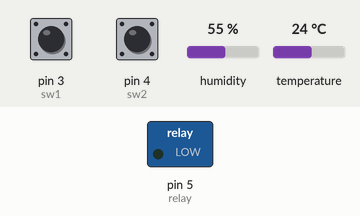
A sketch run on a simulated Arduino Uno, built with avr-gcc and run on an emulated ATmega328P. Parts: switched loads named in the sketch (green lamp = pin HIGH). The test bench sets the inputs (shaded band); at power-on: temperature 24 °C, pin 3 (sw1) LOW, pin 4 (sw2) LOW, humidity 55 %. What the sketch prints to the serial monitor is not drawn.

Above: at 2.8 s.
2.9 s: temperature set to 38 °C
5.2 s: temperature set to 41 °C
At 7.0 s:
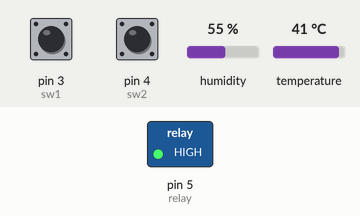
7.5 s: temperature set to 12 °C
At 9.4 s:
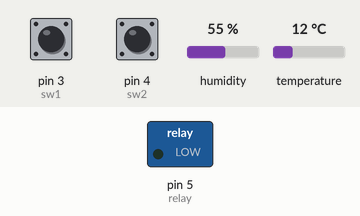
Timing chart, 0 to 10.9 s (numbered marks = the images above; inputs shaded):
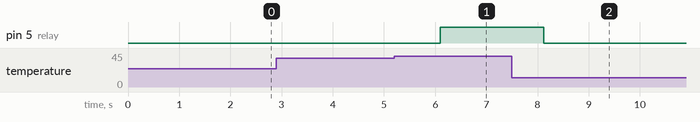

Measured:
- the behaviour switches between 39 and 40 °C on temperature (found by bisection; images 0 and 1)
- after the input at 2.9 s, every drawn part: stays the same
- after the input at 5.2 s, pin 5 (relay): LOW → HIGH after 0.90 s
- after the input at 7.5 s, pin 5 (relay): HIGH → LOW after 0.62 s

The sketch:

codedht.ino
```cpp
#include"DHT.h"
#define relay 5
#define sw1 3
#define sw2 4
#define pin_DHT 2
#define DHTTYPE DHT11
DHT dht(pin_DHT,DHTTYPE);
int buttonstate1 =0;
int buttonstate2=0;
int temp_max=40;
unsigned long previousMillis=0;
long interval=10000;
int temperature;

void setup()
{
  pinMode(relay,OUTPUT);
  pinMode(sw1,INPUT);
  pinMode(sw2,INPUT);
  Serial.begin(9600);
  dht.begin();
  Serial.begin(115200);
}
void loop()
{
        temperature=dht.readTemperature();
        Serial.println((int)temperature);
         Serial.print("*c , ");

    unsigned long currentMillis=millis();
    if(currentMillis-previousMillis>=interval)
     {
        temperature=dht.readTemperature();
        Serial.println((int)temperature);
         Serial.print("*c , ");
        previousMillis=currentMillis;
      }
       buttonstate1=digitalRead(sw1);
       buttonstate2=digitalRead(sw2);
        if(buttonstate1==1)
          {
            temp_max++;

          }
            while(digitalRead(sw1==1))
              {
                delay(100);
              }
         if(buttonstate2==1)
        {
          temp_max--;

        }
          while(digitalRead(sw1==1))
         {
          delay(100);
         }
       if(temperature>=temp_max)
        {
         //  poweroff relay();
         digitalWrite(relay,HIGH);
         }
       else
       {
        // poweron relay();
         digitalWrite(relay,LOW);
       }
      delay(1000);
}
//void poweron relay()
//{
  //digitalwrite(relaypin,HIGH);
  //serial.println("relay on");
//}
//void poweroff relay(){
  //digital write(relaypin,LOW);
  //serial println("relay off");
//}
 //Serial.println((int)temperature);
 //serial.print("*c , ");
```
